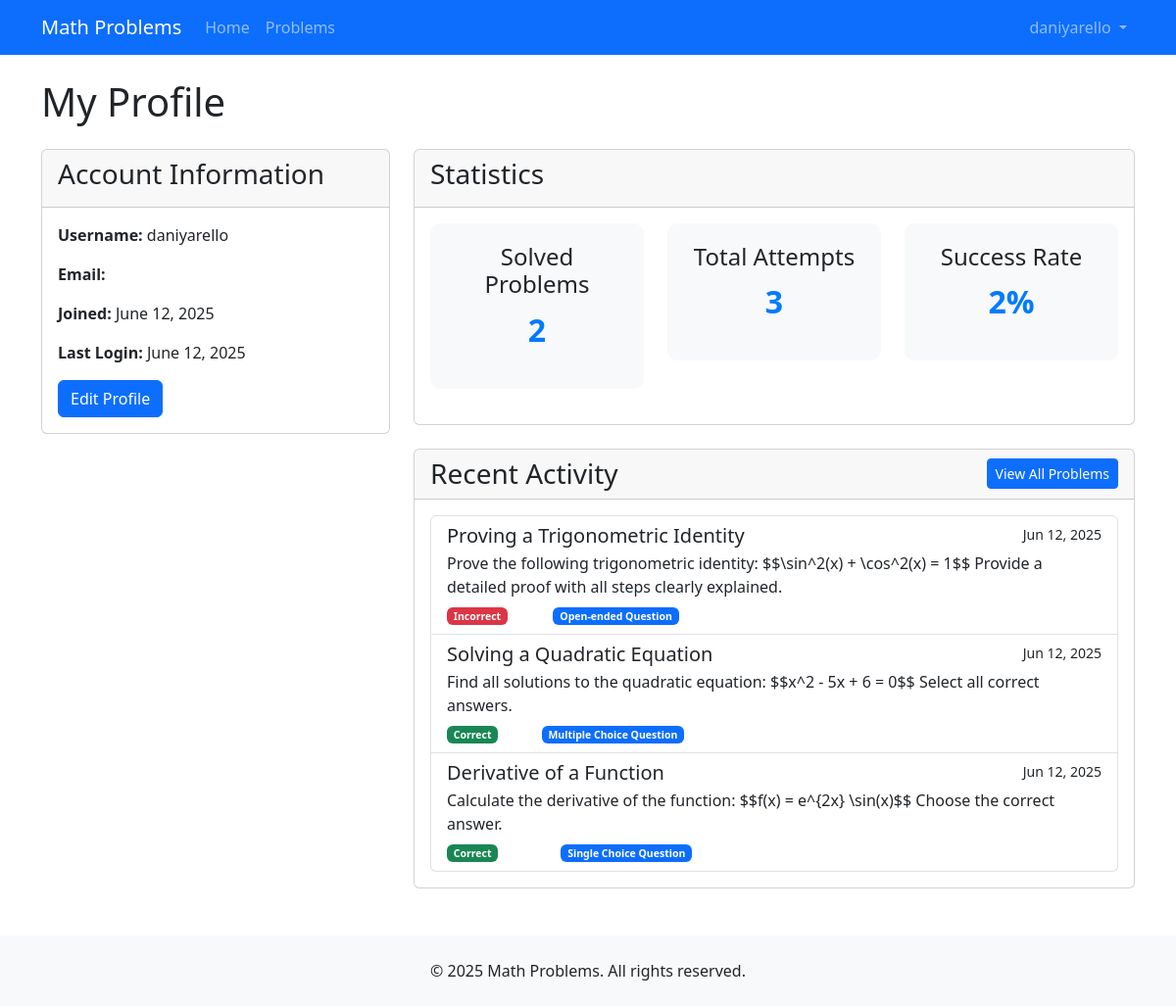
/accounts/profile/ (signed in), run on the app's committed database.
### accounts/models.py (models this page shows, shortened)
class Profile(models.Model):
    user = models.OneToOneField(User, on_delete=models.CASCADE, related_name='profile')
    bio = models.TextField(max_length=500, blank=True)
    @property
    def solved_problems_count(self):
        return self.user.attempts.filter(is_correct=True).count()
    @property
    def total_attempts_count(self):
        return self.user.attempts.count()

### problems/models.py (models this page shows, shortened)
class Attempt(models.Model):
    user = models.ForeignKey(User, on_delete=models.CASCADE, related_name='attempts')
    problem = models.ForeignKey(Problem, on_delete=models.CASCADE, related_name='attempts')
    selected_choices = models.ManyToManyField(Choice, blank=True, related_name='attempts')
    answer_text = models.TextField(blank=True, null=True)
    is_correct = models.BooleanField(default=False)
    created_at = models.DateTimeField(auto_now_add=True)
    class Meta:
        ordering = ['-created_at']
        unique_together = ['user', 'problem']

class Problem(models.Model):
    title = models.CharField(max_length=200)
    description = models.TextField(help_text="Problem description (supports LaTeX)")
    difficulty = models.CharField(max_length=10, choices=DIFFICULTY_CHOICES, default='medium')
    problem_type = models.CharField(max_length=10, choices=PROBLEM_TYPE_CHOICES)
    created_at = models.DateTimeField(auto_now_add=True)
    updated_at = models.DateTimeField(auto_now=True)
    class Meta:
        ordering = ['-created_at']

### accounts/views.py (the view)
# urls.py: path('profile/', views.profile, name='profile'),
@login_required
def profile(request):
    recent_attempts = Attempt.objects.filter(
        user=request.user
    ).order_by('-created_at')[:10]
    return render(request, 'accounts/profile.html', {
        'recent_attempts': recent_attempts
    })

### templates/accounts/profile.html (shortened to what this page needs)
{% extends 'base.html' %}
{% block content %}
<div class="row">
    <div class="col-md-12">
        <h1 class="mb-4">My Profile</h1>
    </div>
</div>
<div class="row">
    <div class="col-md-4">
        <div class="card mb-4">
            <div class="card-header">
                <h3>Account Information</h3>
            </div>
            <div class="card-body">
                <p><strong>Username:</strong> {{ user.username }}</p>
                <p><strong>Email:</strong> {{ user.email }}</p>
                <p><strong>Joined:</strong> {{ user.date_joined|date:"F j, Y" }}</p>
                <p><strong>Last Login:</strong> {{ user.last_login|date:"F j, Y" }}</p>
                <a href="{% url 'edit-profile' %}" class="btn btn-primary">Edit Profile</a>
            </div>
        </div>
    </div>
    <div class="col-md-8">
        <div class="card mb-4">
            <div class="card-header">
                <h3>Statistics</h3>
            </div>
            <div class="card-body">
                <div class="row">
                    <div class="col-md-4">
                        <div class="text-center profile-stats">
                            <h4>Solved Problems</h4>
                            <p class="stat-number">{{ user.profile.solved_problems_count }}</p>
                        </div>
                    </div>
                    <div class="col-md-4">
                        <div class="text-center profile-stats">
                            <h4>Total Attempts</h4>
                            <p class="stat-number">{{ user.profile.total_attempts_count }}</p>
                        </div>
                    </div>
                    <div class="col-md-4">
                        <div class="text-center profile-stats">
                            <h4>Success Rate</h4>
                            <p class="stat-number">
                                {% if user.profile.total_attempts_count > 0 %}
                                    {{ user.profile.solved_problems_count|floatformat:0 }}%
                                {% else %}
                                    0%
                                {% endif %}
                            </p>
                        </div>
                    </div>
                </div>
            </div>
        </div>
        <div class="card">
            <div class="card-header d-flex justify-content-between align-items-center">
                <h3 class="mb-0">Recent Activity</h3>
                <a href="{% url 'problem-list' %}" class="btn btn-sm btn-primary">View All Problems</a>
            </div>
            <div class="card-body">
                {% if recent_attempts %}
                    <div class="list-group">
                        {% for attempt in recent_attempts %}
                            <a href="{% url 'problem-detail' attempt.problem.id %}" class="list-group-item list-group-item-action">
                                <div class="d-flex w-100 justify-content-between">
                                    <h5 class="mb-1">{{ attempt.problem.title }}</h5>
                                    <small>{{ attempt.created_at|date:"M d, Y" }}</small>
                                </div>
                                <p class="mb-1">{{ attempt.problem.description|truncatewords:20 }}</p>
                                <small>
                                    <span class="badge {% if attempt.is_correct %}bg-success{% else %}bg-danger{% endif %}">
                                        {% if attempt.is_correct %}Correct{% else %}Incorrect{% endif %}
                                    </span>
                                    <span class="badge bg-{{ attempt.problem.difficulty }}">{{ attempt.problem.get_difficulty_display }}</span>
                                    <span class="badge bg-primary">{{ attempt.problem.get_problem_type_display }}</span>
                                </small>
                            </a>
                        {% endfor %}
                    </div>
                {% else %}
                    <div class="alert alert-info">
                        You haven't attempted any problems yet. <a href="{% url 'problem-list' %}">Start solving now!</a>
                    </div>
                {% endif %}
            </div>
        </div>
    </div>
</div>
{% endblock %}

### templates/base.html (shortened to what this page needs)
<!DOCTYPE html>
<html lang="en">
<head>
    <link href="https://cdn.jsdelivr.net/npm/bootstrap@5.3.0/dist/css/bootstrap.min.css" rel="stylesheet">
    {% load static %}
    <link rel="stylesheet" href="{% static 'css/styles.css' %}">
</head>
<body>
    <nav class="navbar navbar-expand-lg navbar-dark bg-primary mb-4">
        <div class="container">
            <a class="navbar-brand" href="{% url 'home' %}">Math Problems</a>
            <div class="collapse navbar-collapse" id="navbarNav">
                <ul class="navbar-nav me-auto">
                    <li class="nav-item">
                        <a class="nav-link" href="{% url 'home' %}">Home</a>
                    </li>
                    <li class="nav-item">
                        <a class="nav-link" href="{% url 'problem-list' %}">Problems</a>
                    </li>
                </ul>
                <ul class="navbar-nav">
                    {% if user.is_authenticated %}
                        <li class="nav-item dropdown">
                            <a class="nav-link dropdown-toggle" href="#" id="navbarDropdown" role="button" data-bs-toggle="dropdown">
                                {{ user.username }}
                            </a>
                        </li>
                    {% endif %}
                </ul>
            </div>
        </div>
    </nav>
    <div class="container">
        {% block content %}{% endblock %}
    </div>
    <footer class="bg-light py-4 mt-5">
        <div class="container text-center">
            <p class="mb-0">&copy; {% now "Y" %} Math Problems. All rights reserved.</p>
        </div>
    </footer>
</body>
</html>

### static/css/styles.css (style rules this page uses)
body { min-height: 100vh; display: flex; flex-direction: column; }
footer { margin-top: auto; }
.profile-stats { background-color: #f8f9fa; border-radius: 10px; padding: 20px; margin-bottom: 20px; }
.stat-number { font-size: 2rem; font-weight: bold; color: #007bff; }

### data on the page
Attempt: problem "Proving a Trigonometric Identity", created_at "Jun 12, 2025", problem.description "Prove the following trigonometric identity: $$\\sin^2(x) + \\cos^2(x) = 1$$ Provide a detailed proof with all steps clearly explained.", is_correct "Incorrect", problem.problem_type "Open-ended Question"
Attempt: problem "Solving a Quadratic Equation", created_at "Jun 12, 2025", problem.description "Find all solutions to the quadratic equation: $$x^2 - 5x + 6 = 0$$ Select all correct answers.", is_correct "Correct", problem.problem_type "Multiple Choice Question"
Attempt: problem "Derivative of a Function", created_at "Jun 12, 2025", problem.description "Calculate the derivative of the function: $$f(x) = e^{2x} \\sin(x)$$ Choose the correct answer.", is_correct "Correct", problem.problem_type "Single Choice Question"

### other printed values
{{ user.username }} "daniyarello"
{{ user.date_joined|date:"F j, Y" }} "June 12, 2025"
{{ user.last_login|date:"F j, Y" }} "June 12, 2025"
{{ user.profile.solved_problems_count }} "2"
{{ user.profile.total_attempts_count }} "3"
{{ user.profile.solved_problems_count|floatformat:0 }} "2"
